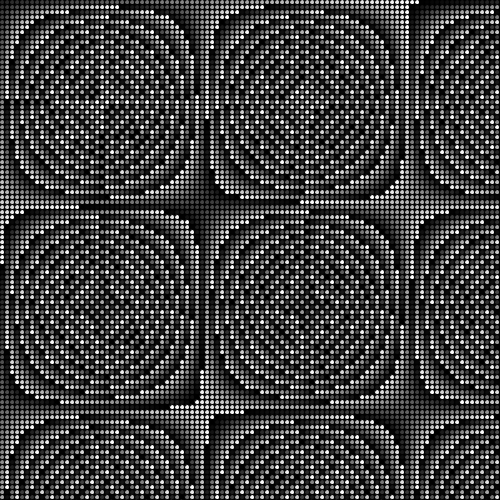
Frame 1 (no input)
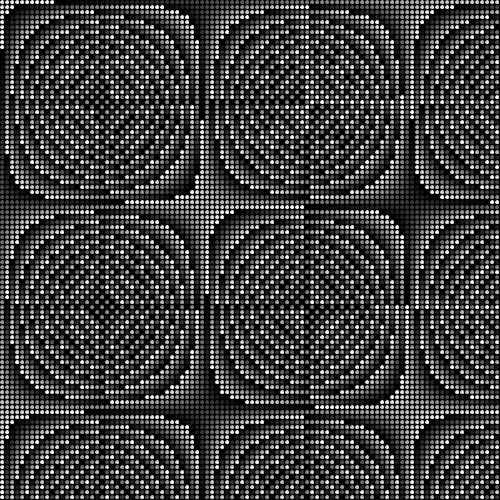
Frame 60 (the mouse pressed at the canvas centre just before this capture)
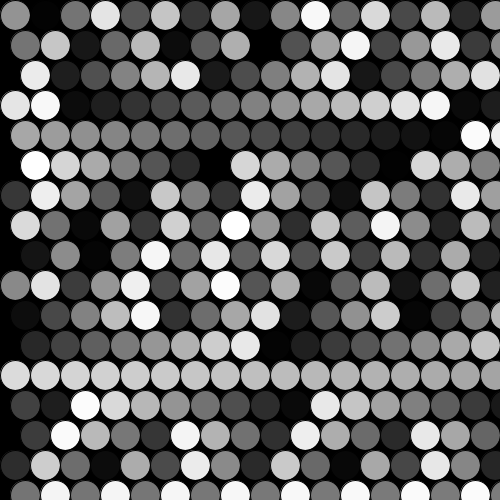
Frame 120 (the mouse held since frame 60 and released just before this capture)

The Processing sketch that drew these frames (run headless with seeded random() and noise(); from frame 60 on, the mouse is pressed at the canvas centre):

// Processing sketch: sketch_161226a
// ── sketch_161226a.pde
void setup()
{
  size(500,500);
}

void draw()
{
  
  background(0);
  int r = 5 + (int)(mouseX*50.f/width);
  int horizontalCount = width/r;
  int verticalCount = height/r;
  int count = (1+horizontalCount)*(1+verticalCount);
  for(int i = 0; i < count; i++)
  {
    
    int x = r/2 +(i*r)%width;
    int y = r/2 + r*((i*r)/width);
    fill( (( millis() +x * y ) % 1024)/4 );
    ellipse(x,y,r,r);
  }
}
